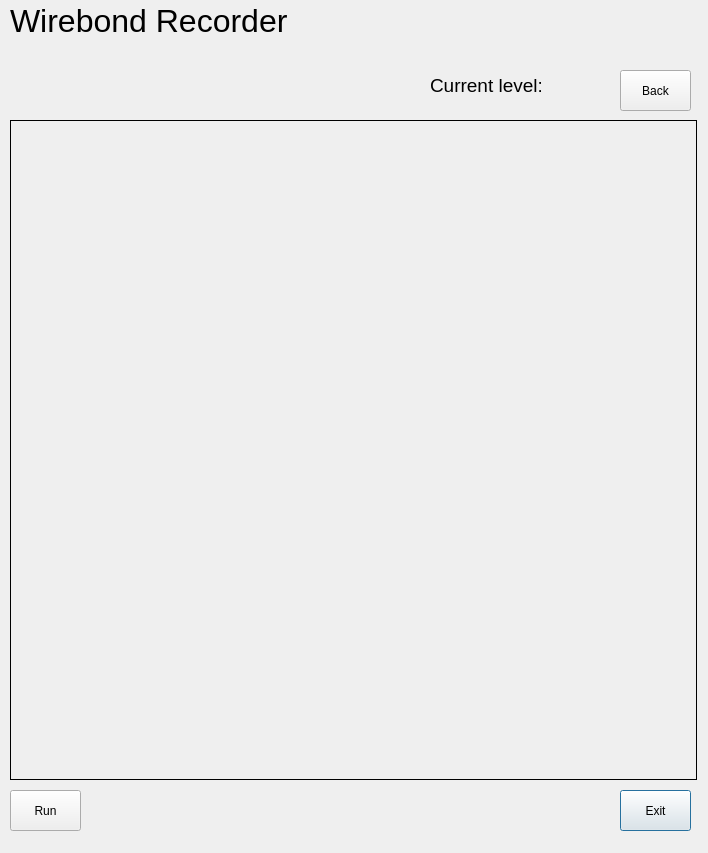
<?xml version="1.0" encoding="UTF-8"?>
<ui version="4.0">
 <class>WirebondRecorder</class>
 <widget class="QDialog" name="WirebondRecorder">
  <property name="geometry">
   <rect>
    <x>0</x>
    <y>0</y>
    <width>708</width>
    <height>853</height>
   </rect>
  </property>
  <property name="windowTitle">
   <string>Wirebond Recorder</string>
  </property>
  <widget class="QPushButton" name="qButton">
   <property name="geometry">
    <rect>
     <x>620</x>
     <y>790</y>
     <width>71</width>
     <height>41</height>
    </rect>
   </property>
   <property name="text">
    <string>Exit</string>
   </property>
  </widget>
  <widget class="QPushButton" name="pushButton_5">
   <property name="geometry">
    <rect>
     <x>10</x>
     <y>790</y>
     <width>71</width>
     <height>41</height>
    </rect>
   </property>
   <property name="text">
    <string>Run</string>
   </property>
  </widget>
  <widget class="QLabel" name="imgSelect">
   <property name="geometry">
    <rect>
     <x>10</x>
     <y>120</y>
     <width>687</width>
     <height>660</height>
    </rect>
   </property>
   <property name="autoFillBackground">
    <bool>true</bool>
   </property>
   <property name="frameShape">
    <enum>QFrame::Box</enum>
   </property>
   <property name="frameShadow">
    <enum>QFrame::Plain</enum>
   </property>
   <property name="text">
    <string/>
   </property>
  </widget>
  <widget class="QLabel" name="label_3">
   <property name="geometry">
    <rect>
     <x>430</x>
     <y>70</y>
     <width>111</width>
     <height>31</height>
    </rect>
   </property>
   <property name="font">
    <font>
     <pointsize>14</pointsize>
    </font>
   </property>
   <property name="text">
    <string>Current level:</string>
   </property>
  </widget>
  <widget class="QLabel" name="levelLabel">
   <property name="geometry">
    <rect>
     <x>550</x>
     <y>70</y>
     <width>51</width>
     <height>31</height>
    </rect>
   </property>
   <property name="font">
    <font>
     <pointsize>14</pointsize>
    </font>
   </property>
   <property name="text">
    <string/>
   </property>
  </widget>
  <widget class="QPushButton" name="btnBack">
   <property name="geometry">
    <rect>
     <x>620</x>
     <y>70</y>
     <width>71</width>
     <height>41</height>
    </rect>
   </property>
   <property name="text">
    <string>Back</string>
   </property>
  </widget>
  <widget class="QLabel" name="label">
   <property name="geometry">
    <rect>
     <x>10</x>
     <y>0</y>
     <width>281</width>
     <height>41</height>
    </rect>
   </property>
   <property name="font">
    <font>
     <pointsize>24</pointsize>
    </font>
   </property>
   <property name="text">
    <string>Wirebond Recorder</string>
   </property>
  </widget>
 </widget>
 <tabstops>
  <tabstop>qButton</tabstop>
 </tabstops>
 <resources/>
 <connections/>
</ui>
